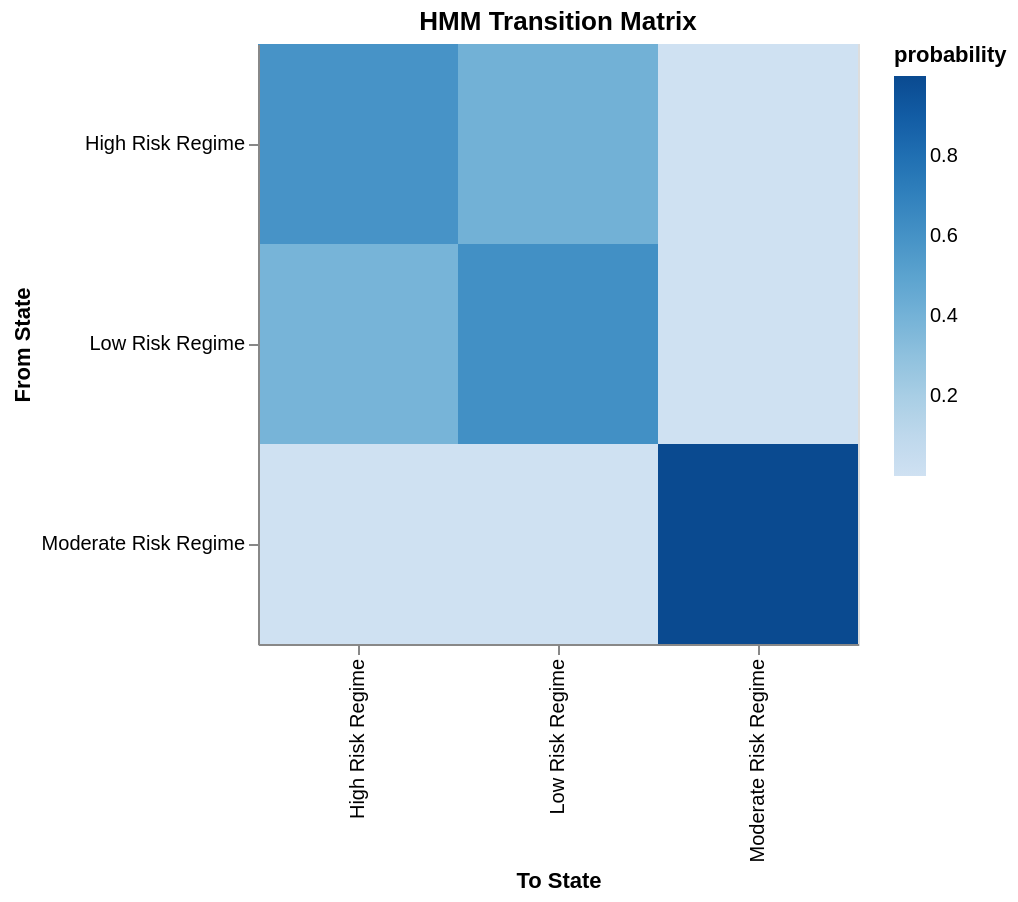

Notebook source saved alongside this figure:
### Markdown cell above
#### Transition Matrix heatmap
If the city is in 1 given state today, what is the likelihood it will be in each state tomorrow?

### Code cell
tm_reset = tm.reset_index().melt(id_vars="index", var_name="to_state", value_name="probability")
tm_reset.rename(columns={"index": "from_state"}, inplace=True)

transition_chart = (
    alt.Chart(tm_reset)
    .mark_rect()
    .encode(
        x=alt.X("to_state:N", title="To State"),
        y=alt.Y("from_state:N", title="From State"),
        color=alt.Color("probability:Q", scale=alt.Scale(scheme="blues")),
        tooltip=["from_state", "to_state", "probability"]
    )
    .properties(width=300, height=300, title="HMM Transition Matrix")
)

transition_chart

### Figure 1 — Vega-Lite specification as saved in the notebook (floating-point values rounded to 4 significant figures)
{"config": {"view": {"continuousWidth": 300, "continuousHeight": 300}}, "data": {"name": "data-25663db4220387ded33394ef40362056"}, "mark": {"type": "rect"}, "encoding": {"color": {"field": "probability", "scale": {"scheme": "blues"}, "type": "quantitative"}, "tooltip": [{"field": "from_state", "type": "nominal"}, {"field": "to_state", "type": "nominal"}, {"field": "probability", "type": "quantitative"}], "x": {"field": "to_state", "title": "To State", "type": "nominal"}, "y": {"field": "from_state", "title": "From State", "type": "nominal"}}, "height": 300, "title": "HMM Transition Matrix", "width": 300, "$schema": "https://vega.github.io/schema/vega-lite/v6.1.0.json", "datasets": {"data-25663db4220387ded33394ef40362056": [{"from_state": "High Risk Regime", "to_state": "High Risk Regime", "probability": 0.5922}, {"from_state": "Low Risk Regime", "to_state": "High Risk Regime", "probability": 0.3871}, {"from_state": "Moderate Risk Regime", "to_state": "High Risk Regime", "probability": 5.532e-05}, {"from_state": "High Risk Regime", "to_state": "Low Risk Regime", "probability": 0.4078}, {"from_state": "Low Risk Regime", "to_state": "Low Risk Regime", "probability": 0.6129}, {"from_state": "Moderate Risk Regime", "to_state": "Low Risk Regime", "probability": 0.001151}, {"from_state": "High Risk Regime", "to_state": "Moderate Risk Regime", "probability": 7.745e-38}, {"from_state": "Low Risk Regime", "to_state": "Moderate Risk Regime", "probability": 2.421e-53}, {"from_state": "Moderate Risk Regime", "to_state": "Moderate Risk Regime", "probability": 0.9988}]}}
